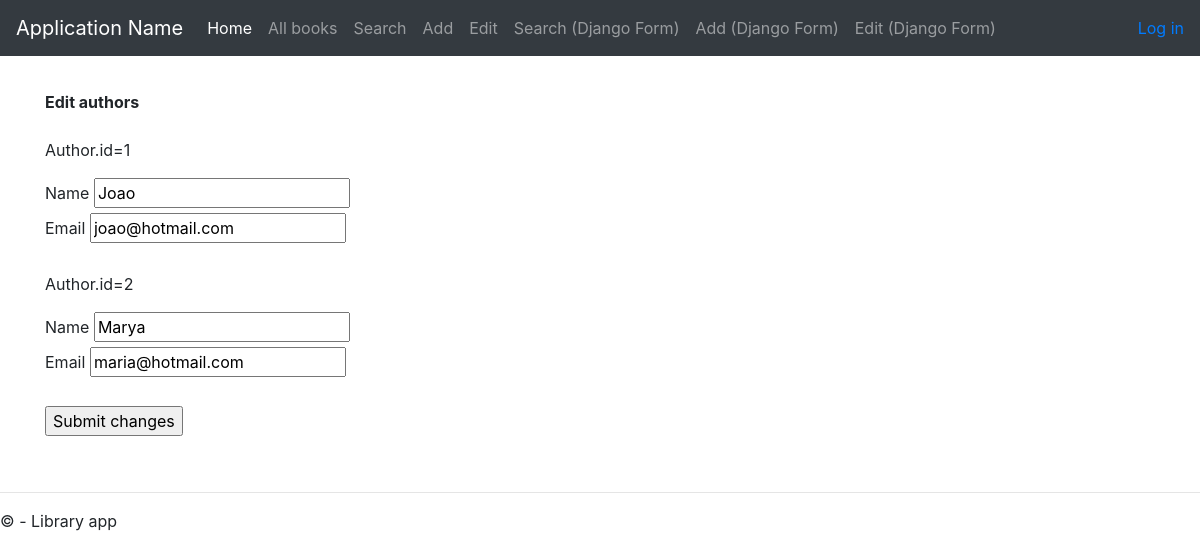
The page /edit/ on the database its author committed.
### library_app/models.py (models this page shows, shortened)
class Author(models.Model):
    name = models.CharField(max_length=70)
    email = models.EmailField()

### library_app/views.py (the view)
# urls.py: path('edit/', views.edit, name='edit'),
def edit(request):
    authors = Author.objects.all()
    for author in authors:
        varAuthorName = str(author.id) + author.name
        if varAuthorName not in request.POST:
            continue
        varAuthorEmail = str(author.id) + str(author.email)
        author.name = request.POST[varAuthorName]
        author.email = request.POST[varAuthorEmail]
        author.save()
    data = {}
    authors = Author.objects.all() # refresh just in case
    data["authors"] = authors
    return render(request,"edit.html",data)

### templates/edit.html (shortened to what this page needs)
{% extends "layout.html" %}
{% block content %}
<form action="." method="post">
    <b>Edit authors</b>
    {% for author in authors %}
        <br/>
        <br/>
        <p>Author.id={{ author.id }}</p>
            {% with author.id|stringformat:"s"|add:author.name as varAuthorName %}
                <label for="{{  varAuthorName }}">Name</label>
                <input type="text" name="{{  varAuthorName }}" id="{{  varAuthorName }}" value="{{ author.name }}">
            {% endwith %}
            <br/>
            {% with author.id|stringformat:"s"|add:author.email as varAuthorEmail %}
                <label for={{ varAuthorEmail }}>Email</label>
                <input type="text" name="{{ varAuthorEmail }}" id="{{ varAuthorEmail }}" value="{{ author.email }}">
            {% endwith %}
    {% endfor %}
    <br/>
    <br/>
    <input type="submit" value="Submit changes">
</form>
<br/>
{% endblock %}

### library_app/static/css/site.css (style rules this page uses)
input, select, textarea { max-width: 280px; }

### rows shown on the page
Author: id "1", name "Joao", email "joao@hotmail.com"
Author: id "2", name "Marya", email "maria@hotmail.com"
